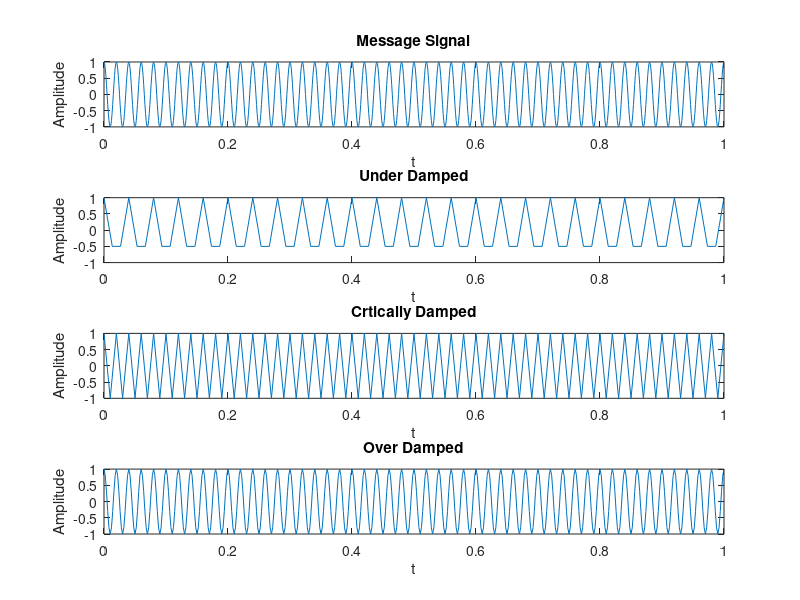

The MATLAB source for this figure:
clc;
clear all;

Fm=50;
t=0:0.001:1;

x=cos(2*pi*Fm*t);

subplot(411);
plot(t,x);
title('Message Signal');
xlabel('t');
ylabel('Amplitude');

% Under Damped

Fs1=1.5*Fm;
Ts1=1/Fs1;
t1= 0:Ts1:1;

c=cos(2*pi*Fm*t1);

subplot(412);
plot(t1,c);
title('Under Damped');
xlabel('t');
ylabel('Amplitude');

% Critically damped

Fs2=2*Fm;
Ts2=1/Fs2;
t2=0:Ts2:1;

b=cos(2*pi*Fm*t2);

subplot(413);
plot(t2,b);
title('Crtically Damped');
xlabel('t');
ylabel('Amplitude');

% Over damped

Fs3=10*Fm;
Ts3=1/Fs3;
t3=0:Ts3:1;

c=cos(2*pi*Fm*t3);

subplot(414);
plot(t3,c);
title('Over Damped');
xlabel('t');
ylabel('Amplitude');
